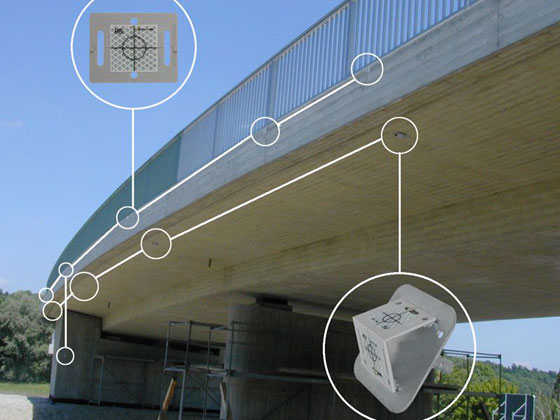
#> input picture SSH_test_img.jpg, 560 x 420 px
$ python SSH_test.py
#> lines starting #> are read from the running program, lines starting #| are printed output that depends on the picture
import cv2

src = cv2.imread("SSH_test_img.jpg", cv2.IMREAD_COLOR)
#> src is the input picture: shape (420, 560, 3); mean B, G, R 122.1, 115.8, 104

height, width, channel = src.shape
#> height = 420; width = 560; channel = 3
matrix = cv2.getRotationMatrix2D((width/2, height/2), 90, 1)
#> matrix = [[6.12e-17, 1, 70], [-1, 6.12e-17, 490]]
dst = cv2.warpAffine(src, matrix, (width, height))
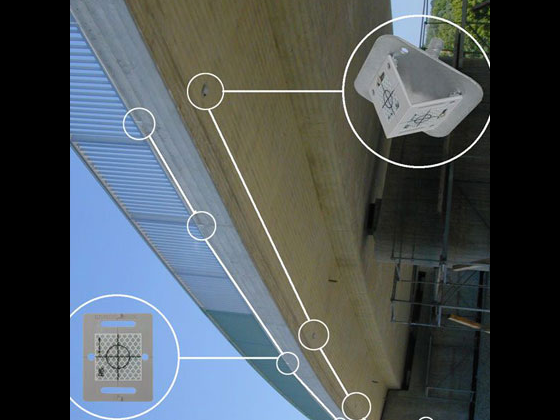
#> dst: shape (420, 560, 3); mean B, G, R 86.6, 83.3, 75.6

cv2.imwrite('rotated.jpg', dst)
